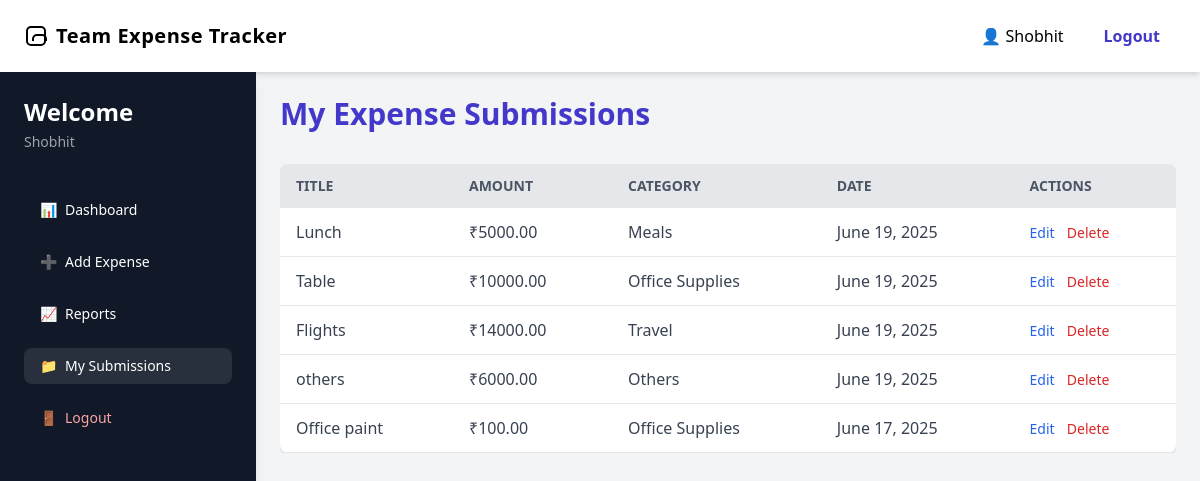
/my-submissions/ (signed in), run on the app's committed database.
### Tracker/models.py (models this page shows)
class Expense(models.Model):
    user = models.ForeignKey(User, on_delete=models.CASCADE)
    title = models.CharField(max_length=255)
    category = models.CharField(max_length=255)
    amount = models.DecimalField(max_digits=10, decimal_places=2)
    date = models.DateField(auto_now_add=True)
    description = models.TextField(blank=True)

### Tracker/views.py (the view)
# urls.py: path('my-submissions/', views.my_submissions_view, name='my_submissions'),
@login_required
def my_submissions_view(request):
    user_expenses = Expense.objects.filter(user=request.user).order_by('-date')
    return render(request, 'my_submissions.html', {'expenses': user_expenses})

### Tracker/templates/my_submissions.html (shortened to what this page needs)
{% load static %}
<!DOCTYPE html>
<html lang="en">
<head>
  <link href="https://cdn.jsdelivr.net/npm/tailwindcss@2.2.19/dist/tailwind.min.css" rel="stylesheet" />
</head>
<body class="bg-gray-100 min-h-screen font-sans">
  <nav class="bg-white shadow-md p-4 px-6 flex justify-between items-center text-black">
    <div class="flex items-center gap-2">
      <svg class="w-6 h-6 text-black" fill="none" stroke="currentColor" stroke-width="2" viewBox="0 0 24 24">
        <path d="M9 17v-2a4 4 0 014-4h5a4 4 0 014 4v2"></path>
        <path d="M3 7a4 4 0 014-4h10a4 4 0 014 4v10a4 4 0 01-4 4H7a4 4 0 01-4-4V7z"></path>
      </svg>
      <span class="text-xl font-bold tracking-wide">Team Expense Tracker</span>
    </div>
    <div class="flex items-center space-x-6">
      <span class="font-medium">👤 {{ request.user.username }}</span>
      <form method="post" action="{% url 'logout' %}">
        <button type="submit" class="bg-white text-indigo-700 font-semibold px-4 py-2 rounded-lg hover:bg-indigo-100 transition">
          Logout
        </button>
      </form>
    </div>
  </nav>
  <div class="flex">
    <aside class="w-64 min-h-screen bg-gray-900 text-white shadow-lg p-6 hidden md:block">
      <div class="mb-10">
        <h2 class="text-2xl font-bold mb-1">Welcome</h2>
        <p class="text-sm text-gray-400">{{ request.user.username }}</p>
      </div>
      <nav class="space-y-4 text-sm">
        <a href="{% url 'dashboard' %}" class="flex items-center gap-2 px-4 py-2 rounded-lg hover:bg-white hover:bg-opacity-20 transition">
          <span>📊</span> Dashboard
        </a>
        <a href="{% url 'add_expense' %}" class="flex items-center gap-2 px-4 py-2 rounded-lg hover:bg-white hover:bg-opacity-20 transition">
          <span>➕</span> Add Expense
        </a>
        <a href="{% url 'reports' %}" class="flex items-center gap-2 px-4 py-2 rounded-lg hover:bg-white hover:bg-opacity-20 transition">
          <span>📈</span> Reports
        </a>
        <a href="{% url 'my_submissions' %}" class="flex items-center gap-2 px-4 py-2 rounded-lg bg-white bg-opacity-10 hover:bg-opacity-20 transition">
          <span>📁</span> My Submissions
        </a>
        <form method="post" action="{% url 'logout' %}">
          <button type="submit" class="w-full text-left flex items-center gap-2 px-4 py-2 rounded-lg hover:bg-white hover:bg-opacity-20 text-red-300 hover:text-white transition">
            <span>🚪</span> Logout
          </button>
        </form>
      </nav>
    </aside>
    <main class="flex-1 p-6">
      <h2 class="text-3xl font-bold text-indigo-700 mb-8">My Expense Submissions</h2>
      {% if expenses %}
      <div class="overflow-x-auto">
        <table class="min-w-full bg-white shadow rounded-lg overflow-hidden">
          <thead class="bg-gray-200 text-gray-600 text-sm uppercase">
            <tr>
              <th class="py-3 px-4 text-left">Title</th>
              <th class="py-3 px-4 text-left">Amount</th>
              <th class="py-3 px-4 text-left">Category</th>
              <th class="py-3 px-4 text-left">Date</th>
              <th class="py-3 px-4 text-left">Actions</th>
            </tr>
          </thead>
          <tbody class="text-gray-700">
            {% for exp in expenses %}
            <tr class="border-b">
              <td class="py-3 px-4">{{ exp.title }}</td>
              <td class="py-3 px-4">₹{{ exp.amount }}</td>
              <td class="py-3 px-4">{{ exp.category }}</td>
              <td class="py-3 px-4">{{ exp.date }}</td>
              <td class="py-3 px-4 space-x-2">
                <a href="{% url 'edit_expense' exp.id %}" class="text-blue-600 hover:underline text-sm">Edit</a>
                <form method="POST" action="{% url 'delete_expense' exp.id %}" class="inline" onsubmit="return confirm('Are you sure?');">
                  <button type="submit" class="text-red-600 hover:underline text-sm">Delete</button>
                </form>
              </td>
            </tr>
            {% endfor %}
          </tbody>
        </table>
      </div>
      {% else %}
        <p class="text-gray-500">No submissions found.</p>
      {% endif %}
    </main>
  </div>
</body>
</html>

### data on the page
Expense: title "Lunch", amount "5000.00", category "Meals", date "June 19, 2025"
Expense: title "Table", amount "10000.00", category "Office Supplies", date "June 19, 2025"
Expense: title "Flights", amount "14000.00", category "Travel", date "June 19, 2025"
Expense: title "others", amount "6000.00", category "Others", date "June 19, 2025"
Expense: title "Office paint", amount "100.00", category "Office Supplies", date "June 17, 2025"

### other printed values
{{ request.user.username }} "Shobhit"
